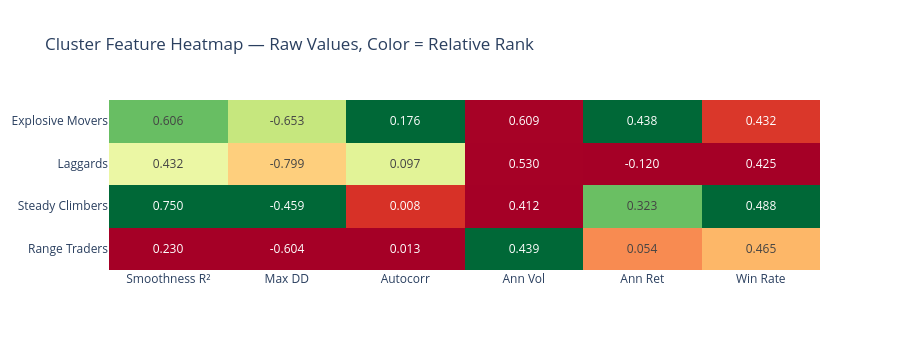

The notebook cell this image was saved under:
### Markdown cell above
## 7. Sample stocks per cluster + feature heatmap

### Code cell
# Heatmap: cluster mean vs features
heat_data = profile[['r_squared','max_dd','autocorr','ann_vol','ann_ret','pos_ratio']].copy()
heat_data.index = [cluster_names[i] for i in heat_data.index]
heat_data.columns = ['Smoothness R²', 'Max DD', 'Autocorr', 'Ann Vol', 'Ann Ret', 'Win Rate']

# Normalise each column for colour comparison
heat_norm = (heat_data - heat_data.min()) / (heat_data.max() - heat_data.min() + 1e-9)

fig = go.Figure(go.Heatmap(
    z=heat_norm.values.tolist(),
    x=heat_norm.columns.tolist(),
    y=heat_norm.index.tolist(),
    colorscale='RdYlGn',
    text=[[f'{v:.3f}' for v in row] for row in heat_data.values],
    texttemplate='%{text}',
    showscale=False
))
fig.update_layout(
    title='Cluster Feature Heatmap — Raw Values, Color = Relative Rank',
    height=350
)
fig.show()

# Sample 5 stocks per cluster
print('\nSample stocks per cluster:')
for name in feat_df['cluster_name'].unique():
    samples = feat_df[feat_df['cluster_name']==name].nlargest(5,'ann_ret').index.tolist()
    print(f'  {name}: {samples}')

### Figure 1 — Plotly figure (JSON) as saved in the notebook; plotly's stock layout.template omitted (floating-point values rounded to 4 significant figures)
{"data": [{"colorscale": [[0, "rgb(165,0,38)"], [0.1, "rgb(215,48,39)"], [0.2, "rgb(244,109,67)"], [0.3, "rgb(253,174,97)"], [0.4, "rgb(254,224,139)"], [0.5, "rgb(255,255,191)"], [0.6, "rgb(217,239,139)"], [0.7, "rgb(166,217,106)"], [0.8, "rgb(102,189,99)"], [0.9, "rgb(26,152,80)"], [1, "rgb(0,104,55)"]], "showscale": false, "text": [["0.230", "-0.604", "0.013", "0.439", "0.054", "0.465"], ["0.750", "-0.459", "0.008", "0.412", "0.323", "0.488"], ["0.432", "-0.799", "0.097", "0.530", "-0.120", "0.425"], ["0.606", "-0.653", "0.176", "0.609", "0.438", "0.432"], ["0.040", "-0.995", "-0.011", "42.483", "0.017", "0.445"]], "texttemplate": "%{text}", "type": "heatmap", "x": ["Smoothness R²", "Max DD", "Autocorr", "Ann Vol", "Ann Ret", "Win Rate"], "y": ["Range Traders", "Steady Climbers", "Laggards", "Explosive Movers", "Range Traders"], "z": [[0.2676, 0.7295, 0.1283, 0.0006418, 0.3118, 0.6349], [1.0, 1.0, 0.1016, 0, 0.7939, 1.0], [0.5521, 0.3657, 0.5775, 0.002805, 0, 0], [0.7972, 0.6381, 1.0, 0.004683, 1.0, 0.1111], [0, 0, 0, 1.0, 0.2455, 0.3175]]}], "layout": {"height": 350, "title": {"text": "Cluster Feature Heatmap — Raw Values, Color = Relative Rank"}}}
